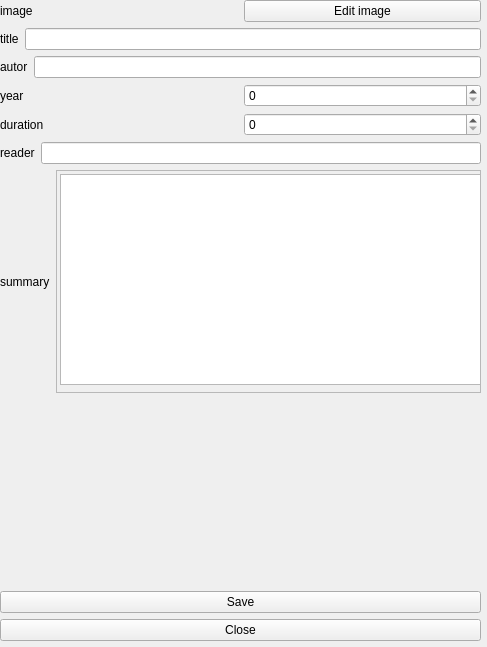
<?xml version="1.0" encoding="UTF-8"?>
<ui version="4.0">
 <class>mediaEditor</class>
 <widget class="QWidget" name="mediaEditor">
  <property name="geometry">
   <rect>
    <x>0</x>
    <y>0</y>
    <width>487</width>
    <height>647</height>
   </rect>
  </property>
  <property name="windowTitle">
   <string>Form</string>
  </property>
  <widget class="QWidget" name="verticalLayoutWidget">
   <property name="geometry">
    <rect>
     <x>0</x>
     <y>0</y>
     <width>481</width>
     <height>641</height>
    </rect>
   </property>
   <layout class="QVBoxLayout" name="verticalLayout">
    <item>
     <layout class="QHBoxLayout" name="horizontalLayout_2">
      <item>
       <widget class="QLabel" name="photoLabel">
        <property name="text">
         <string>image</string>
        </property>
       </widget>
      </item>
      <item>
       <widget class="QPushButton" name="photoButton">
        <property name="text">
         <string>Edit image</string>
        </property>
       </widget>
      </item>
     </layout>
    </item>
    <item>
     <layout class="QHBoxLayout" name="horizontalLayout_5">
      <item>
       <widget class="QLabel" name="titleLabel">
        <property name="text">
         <string>title</string>
        </property>
       </widget>
      </item>
      <item>
       <widget class="QLineEdit" name="titleLine"/>
      </item>
     </layout>
    </item>
    <item>
     <layout class="QHBoxLayout" name="horizontalLayout_4">
      <item>
       <widget class="QLabel" name="authorLabel">
        <property name="text">
         <string>autor</string>
        </property>
       </widget>
      </item>
      <item>
       <widget class="QLineEdit" name="authorLine"/>
      </item>
     </layout>
    </item>
    <item>
     <layout class="QHBoxLayout" name="horizontalLayout_3">
      <item>
       <widget class="QLabel" name="yearLabel">
        <property name="text">
         <string>year</string>
        </property>
       </widget>
      </item>
      <item>
       <widget class="QSpinBox" name="yearLine"/>
      </item>
     </layout>
    </item>
    <item>
     <layout class="QHBoxLayout" name="horizontalLayout">
      <item>
       <widget class="QLabel" name="durationLabel">
        <property name="text">
         <string>duration</string>
        </property>
       </widget>
      </item>
      <item>
       <widget class="QSpinBox" name="durationLine"/>
      </item>
     </layout>
    </item>
    <item>
     <widget class="QStackedWidget" name="stackedWidget">
      <property name="maximumSize">
       <size>
        <width>16777215</width>
        <height>16777215</height>
       </size>
      </property>
      <property name="currentIndex">
       <number>0</number>
      </property>
      <widget class="QWidget" name="audiobook">
       <widget class="QWidget" name="verticalLayoutWidget_4">
        <property name="geometry">
         <rect>
          <x>0</x>
          <y>0</y>
          <width>481</width>
          <height>251</height>
         </rect>
        </property>
        <layout class="QVBoxLayout" name="verticalLayout_4">
         <item>
          <layout class="QHBoxLayout" name="horizontalLayout_11">
           <item>
            <widget class="QLabel" name="readerLabel">
             <property name="text">
              <string>reader</string>
             </property>
            </widget>
           </item>
           <item>
            <widget class="QLineEdit" name="readerLine"/>
           </item>
          </layout>
         </item>
         <item>
          <layout class="QHBoxLayout" name="horizontalLayout_10">
           <item>
            <widget class="QLabel" name="summaryLabel">
             <property name="text">
              <string>summary</string>
             </property>
            </widget>
           </item>
           <item>
            <widget class="QScrollArea" name="scrollArea">
             <property name="widgetResizable">
              <bool>true</bool>
             </property>
             <widget class="QWidget" name="scrollAreaWidgetContents">
              <property name="geometry">
               <rect>
                <x>0</x>
                <y>0</y>
                <width>434</width>
                <height>217</height>
               </rect>
              </property>
              <widget class="QTextEdit" name="summaryText">
               <property name="geometry">
                <rect>
                 <x>3</x>
                 <y>3</y>
                 <width>431</width>
                 <height>211</height>
                </rect>
               </property>
              </widget>
             </widget>
            </widget>
           </item>
          </layout>
         </item>
        </layout>
       </widget>
      </widget>
      <widget class="QWidget" name="music">
       <widget class="QWidget" name="verticalLayoutWidget_2">
        <property name="geometry">
         <rect>
          <x>0</x>
          <y>0</y>
          <width>481</width>
          <height>251</height>
         </rect>
        </property>
        <layout class="QVBoxLayout" name="verticalLayout_2">
         <item>
          <layout class="QHBoxLayout" name="horizontalLayout_7">
           <item>
            <widget class="QLabel" name="albumLabel">
             <property name="text">
              <string>album</string>
             </property>
            </widget>
           </item>
           <item>
            <widget class="QLineEdit" name="albumLine"/>
           </item>
          </layout>
         </item>
         <item>
          <layout class="QHBoxLayout" name="horizontalLayout_6">
           <item>
            <widget class="QLabel" name="lyricsLabel">
             <property name="text">
              <string>lyric</string>
             </property>
            </widget>
           </item>
           <item>
            <widget class="QScrollArea" name="scrollArea_2">
             <property name="widgetResizable">
              <bool>true</bool>
             </property>
             <widget class="QWidget" name="scrollAreaWidgetContents_2">
              <property name="geometry">
               <rect>
                <x>0</x>
                <y>0</y>
                <width>455</width>
                <height>217</height>
               </rect>
              </property>
              <widget class="QTextEdit" name="lyricsText">
               <property name="geometry">
                <rect>
                 <x>3</x>
                 <y>0</y>
                 <width>451</width>
                 <height>221</height>
                </rect>
               </property>
              </widget>
             </widget>
            </widget>
           </item>
          </layout>
         </item>
        </layout>
       </widget>
      </widget>
      <widget class="QWidget" name="podcast">
       <widget class="QWidget" name="verticalLayoutWidget_3">
        <property name="geometry">
         <rect>
          <x>0</x>
          <y>0</y>
          <width>481</width>
          <height>251</height>
         </rect>
        </property>
        <layout class="QVBoxLayout" name="verticalLayout_3">
         <item>
          <layout class="QHBoxLayout" name="horizontalLayout_9">
           <item>
            <widget class="QLabel" name="episodeLabel">
             <property name="text">
              <string>episode</string>
             </property>
            </widget>
           </item>
           <item>
            <widget class="QLineEdit" name="episodeLine"/>
           </item>
          </layout>
         </item>
         <item>
          <layout class="QHBoxLayout" name="horizontalLayout_8">
           <item>
            <widget class="QLabel" name="seasonLabel">
             <property name="text">
              <string>season</string>
             </property>
            </widget>
           </item>
           <item>
            <widget class="QLineEdit" name="seasonLine"/>
           </item>
          </layout>
         </item>
        </layout>
       </widget>
      </widget>
     </widget>
    </item>
    <item>
     <widget class="QPushButton" name="saveButton">
      <property name="text">
       <string>Save</string>
      </property>
     </widget>
    </item>
    <item>
     <widget class="QPushButton" name="closeButton">
      <property name="text">
       <string>Close</string>
      </property>
     </widget>
    </item>
   </layout>
  </widget>
 </widget>
 <resources/>
 <connections/>
</ui>
